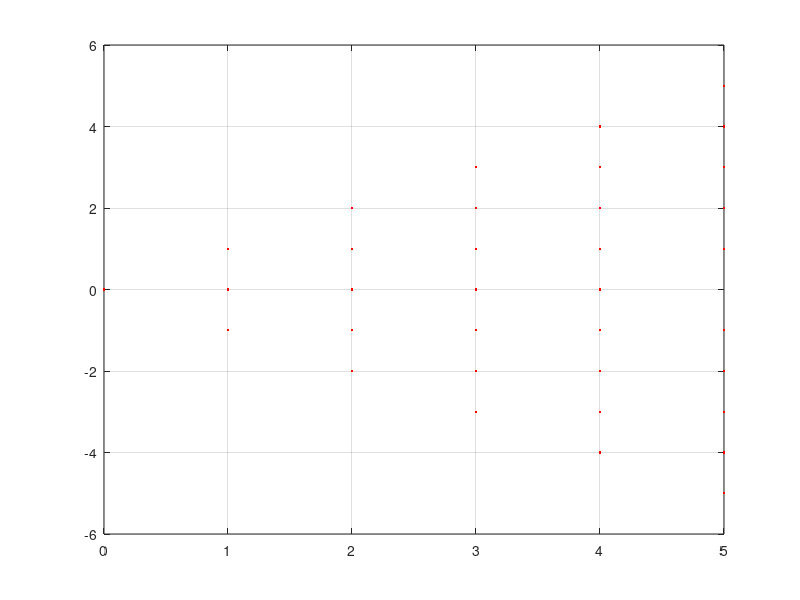

Write the MATLAB code that produced this figure.
[a,b] = meshgrid(-50:50,-50:50);

disc = 1000;
c = 50;

D = @(a,b,c) b.^2 - 4*a*c;

%plot([a,b],'r.')

good_a = zeros(100);
good_b = zeros(100);

i = 1;
for point_a = -1000:1000
    for point_b = -1000:1000
        if (abs(D(point_a,point_b,c)) < disc) && (abs(point_b) <= point_a) && (point_a <= c)
                good_a(i) = point_a;
                good_b(i) = point_b;
                i=i+1;
        end
    end
end

good_a;
good_b;

plot(good_a,good_b,'r.')
grid on